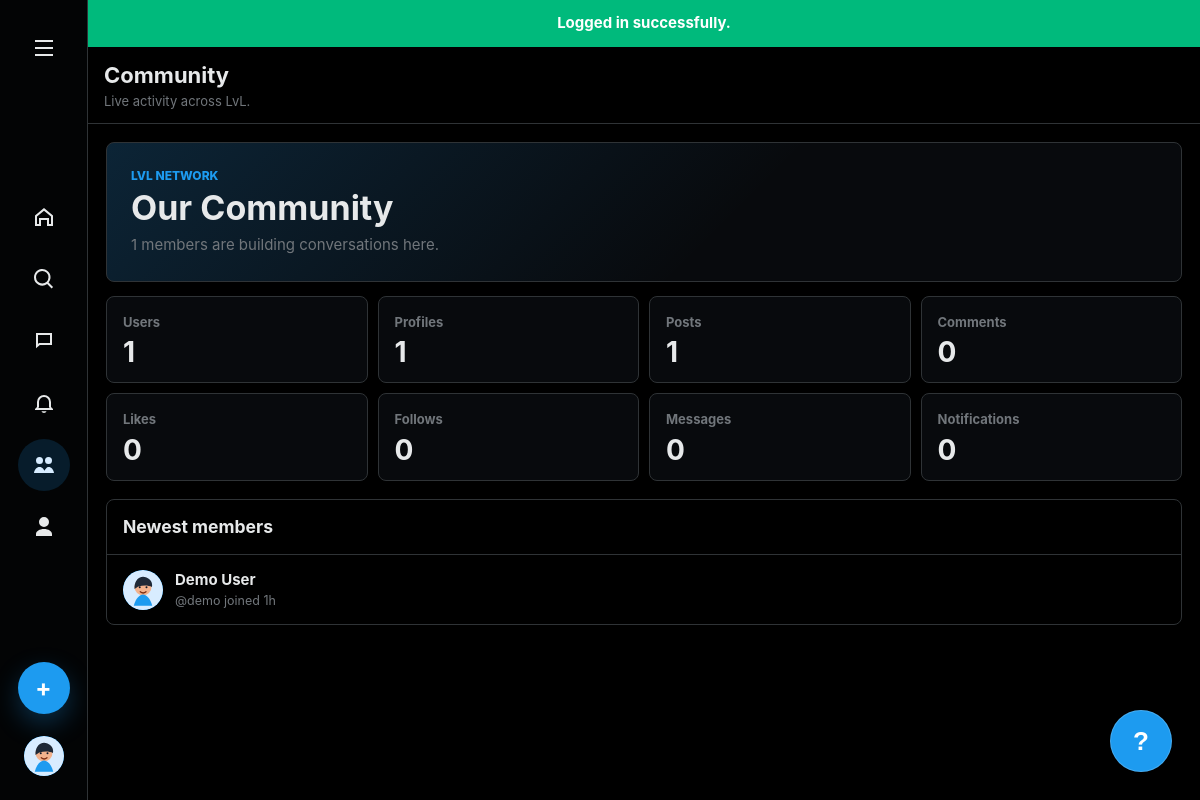
The app's page /social-media/community.php (signed in) with its own data.
### tables this page shows
CREATE TABLE IF NOT EXISTS users (
  id INT UNSIGNED AUTO_INCREMENT PRIMARY KEY,
  first_name VARCHAR(60) NOT NULL DEFAULT '',
  last_name VARCHAR(60) NOT NULL DEFAULT '',
  nickname VARCHAR(24) NOT NULL UNIQUE,
  username VARCHAR(24) NOT NULL UNIQUE,
  display_name VARCHAR(80) NOT NULL,
  email VARCHAR(160) NOT NULL UNIQUE,
  password_hash VARCHAR(255) NOT NULL,
  gender VARCHAR(40) NULL,
  profile_photo_url VARCHAR(600) NULL,
  theme_color CHAR(7) NOT NULL DEFAULT '#1D9BF0',
  age INT UNSIGNED NULL,
  birthday DATE NULL,
  bio VARCHAR(180) DEFAULT '',
  location VARCHAR(80) DEFAULT '',
  website VARCHAR(255) DEFAULT '',
  avatar_color CHAR(7) NOT NULL DEFAULT '#111111',
  total_xp INT UNSIGNED NOT NULL DEFAULT 0,
  level INT UNSIGNED NOT NULL DEFAULT 1,
  xp_today INT UNSIGNED NOT NULL DEFAULT 0,
  last_xp_reward_date DATE NULL,
  badge_color CHAR(7) NOT NULL DEFAULT '#71767B',
  activity_title VARCHAR(40) NOT NULL DEFAULT 'New User',
  profile_completed_at TIMESTAMP NULL,
  created_at TIMESTAMP NOT NULL DEFAULT CURRENT_TIMESTAMP,
  updated_at TIMESTAMP NOT NULL DEFAULT CURRENT_TIMESTAMP ON UPDATE CURRENT_TIMESTAMP
);

### social-media/db.php (called while the page is built, shortened)
<?php
function db(): PDO
{
    static $pdo = null;
    if ($pdo instanceof PDO) {
        return $pdo;
    }
    $dsn = 'mysql:host=' . DB_HOST . ';dbname=' . DB_NAME . ';charset=' . DB_CHARSET;
    $pdo = new PDO($dsn, DB_USER, DB_PASS, [
        PDO::ATTR_ERRMODE => PDO::ERRMODE_EXCEPTION,
        PDO::ATTR_DEFAULT_FETCH_MODE => PDO::FETCH_ASSOC,
        PDO::ATTR_EMULATE_PREPARES => false,
    ]);
    return $pdo;
}

### social-media/community.php (the view, shortened to what this page needs)
<?php
require_once __DIR__ . '/partials.php';
$viewer = require_auth();
$metrics = app_metrics();
$recentMembers = db()->query(
    'SELECT
        u.username,
        COALESCE(pr.display_name, u.display_name, u.username) AS display_name,
        COALESCE(pr.profile_pic, u.theme_color, u.avatar_color, "#111111") AS avatar_color,
        COALESCE(pr.profile_photo_url, u.profile_photo_url, "") AS profile_photo_url,
        u.gender,
        u.created_at
     FROM users u
     LEFT JOIN profiles pr ON pr.user_id = u.id
     ORDER BY u.created_at DESC
     LIMIT 5'
)->fetchAll();
render_shell_start($viewer, 'community');
?>
<header class="page-header community-header">
  <div>
    <h1>Community</h1>
    <p>Live activity across LvL.</p>
  </div>
</header>
<section class="community-page">
  <div class="community-hero">
    <span class="panel-kicker">LvL network</span>
    <h2>Our Community</h2>
    <p><?= (int) $metrics['users'] ?> members are building conversations here.</p>
  </div>
  <div class="community-metrics-grid">
    <article><span>Users</span><strong><?= (int) $metrics['users'] ?></strong></article>
    <article><span>Profiles</span><strong><?= (int) $metrics['profiles'] ?></strong></article>
    <article><span>Posts</span><strong><?= (int) $metrics['posts'] ?></strong></article>
    <article><span>Comments</span><strong><?= (int) $metrics['comments'] ?></strong></article>
    <article><span>Likes</span><strong><?= (int) $metrics['likes'] ?></strong></article>
    <article><span>Follows</span><strong><?= (int) $metrics['follows'] ?></strong></article>
    <article><span>Messages</span><strong><?= (int) $metrics['messages'] ?></strong></article>
    <article><span>Notifications</span><strong><?= (int) $metrics['notifications'] ?></strong></article>
  </div>
  <section class="recent-members">
    <h3>Newest members</h3>
    <?php foreach ($recentMembers as $member): ?>
      <a class="recent-member" href="profile.php?u=<?= h($member['username']) ?>">
        <span>
          <strong><?= h($member['display_name']) ?></strong>
          <small>@<?= h($member['username']) ?> joined <?= h(time_ago($member['created_at'])) ?></small>
        </span>
      </a>
    <?php endforeach; ?>
  </section>
</section>

### social-media/functions.php (shortened to what this page needs)
<?php
require_once __DIR__ . '/db.php';
function h(?string $value): string
{
    return htmlspecialchars((string) $value, ENT_QUOTES, 'UTF-8');
}
function current_user(): ?array
{
    $dailyReset = db()->prepare('UPDATE users SET xp_today = 0 WHERE id = ? AND (last_xp_reward_date IS NULL OR last_xp_reward_date <> CURDATE())');
    $dailyReset->execute([(int) $_SESSION['user_id']]);
    $stmt = db()->prepare(
        'SELECT
            u.*,
            COALESCE(pr.display_name, u.display_name, u.username) AS display_name,
            COALESCE(pr.bio, u.bio, "") AS bio,
            COALESCE(pr.profile_pic, u.theme_color, u.avatar_color, "#111111") AS avatar_color,
            COALESCE(pr.profile_photo_url, u.profile_photo_url, "") AS profile_photo_url,
            u.total_xp,
            u.level,
            u.xp_today,
            u.last_xp_reward_date,
            u.badge_color,
            u.activity_title,
            u.profile_completed_at,
            COALESCE(pr.updated_at, u.updated_at) AS profile_updated_at
         FROM users u
         LEFT JOIN profiles pr ON pr.user_id = u.id
         WHERE u.id = ?
         LIMIT 1'
    );
    $stmt->execute([$_SESSION['user_id']]);
    $user = $stmt->fetch() ?: null;
    return $user;
}
function require_auth(): array
{
    $user = current_user();
    return $user;
}
function time_ago(string $datetime): string
{
    $seconds = max(1, time() - strtotime($datetime));
    $units = [
        31536000 => 'y',
        2592000 => 'mo',
        604800 => 'w',
        86400 => 'd',
        3600 => 'h',
        60 => 'm',
    ];
    foreach ($units as $unitSeconds => $label) {
        if ($seconds >= $unitSeconds) {
            return (string) floor($seconds / $unitSeconds) . $label;
        }
    }
    return $seconds . 's';
}
function profile_theme_color(array $user): string
{
    $color = (string) ($user['avatar_color'] ?? $user['theme_color'] ?? '#111111');
    return $color;
}
function render_avatar(array $user, string $class = '', ?string $href = null): void
{
    $photoUrl = trim((string) ($user['profile_photo_url'] ?? ''));
    $classes = trim('avatar ' . $class . ($photoUrl !== '' ? ' avatar-image' : ''));
    $style = '--avatar: ' . profile_theme_color($user) . ';';
        ?>
    <span class="<?= h($classes) ?>" style="<?= h($style) ?>">
      <?php if ($photoUrl !== ''): ?><img src="<?= h($photoUrl) ?>" alt=""><?php endif; ?>
    </span>
    <?php
}
function app_metrics(): array
{
    $stmt = db()->query(
        'SELECT
            (SELECT COUNT(*) FROM users) AS users,
            (SELECT COUNT(*) FROM profiles) AS profiles,
            (SELECT COUNT(*) FROM posts WHERE deleted_at IS NULL) AS posts,
            (SELECT COUNT(*) FROM comments) AS comments,
            (SELECT COUNT(*) FROM likes) AS likes,
            (SELECT COUNT(*) FROM follows) AS follows,
            (SELECT COUNT(*) FROM messages) AS messages,
            (SELECT COUNT(*) FROM notifications) AS notifications'
    );
    return $stmt->fetch() ?: [];
}
    ?>

### social-media/styles.css (style rules this page uses)
:root { --bg-color: #000000; --text-primary: #E7E9EA; --text-secondary: #71767B; --border-color: #2F3336; --accent-color: #1D9BF0; --accent-hover: #1A8CD8; --hover-bg: rgba(231, 233, 234, 0.1); --error-color: #F4212E; --success-color: #00BA7C; }
* { box-sizing: border-box; margin: 0; padding: 0; }
body { background-color: var(--bg-color); color: var(--text-primary); font-family: -apple-system, BlinkMacSystemFont, "Segoe UI", Roboto, Helvetica, Arial, sans-serif; font-size: 15px; line-height: 1.5; -webkit-font-smoothing: antialiased; }
a { color: var(--accent-color); text-decoration: none; }
.page-header { position: sticky; top: 0; background-color: rgba(0, 0, 0, 0.65); backdrop-filter: blur(12px); border-bottom: 1px solid var(--border-color); z-index: 10; display: flex; flex-direction: column; }
.page-header > div:first-child { padding: 12px 16px; }
.page-header h1 { font-size: 20px; font-weight: 700; }
.page-header p { font-size: 13px; color: var(--text-secondary); }
.mini-profile span { font-size: 15px; color: var(--text-secondary); white-space: nowrap; overflow: hidden; text-overflow: ellipsis; }
.page-header { background: rgba(0, 0, 0, 0.78); }
.page-header h1 { font-size: 22px; letter-spacing: 0; }
.avatar { box-shadow: inset 0 0 0 1px rgba(255, 255, 255, 0.08); }
.panel-kicker { display: block; margin-bottom: 4px; color: var(--accent-color); font-size: 12px; font-weight: 800; text-transform: uppercase; }
.community-page { padding: 18px; }
.community-header p { color: var(--text-secondary); }
.community-hero { padding: 24px; border: 1px solid var(--border-color); border-radius: 8px; background: linear-gradient(135deg, rgba(29, 155, 240, 0.18), transparent 58%), #080a0d; }
.community-hero h2 { font-size: 34px; line-height: 1.1; }
.community-hero p { margin-top: 8px; color: var(--text-secondary); }
.community-metrics-grid { display: grid; grid-template-columns: repeat(4, minmax(0, 1fr)); gap: 10px; margin-top: 14px; }
.community-metrics-grid article { padding: 16px; border: 1px solid var(--border-color); border-radius: 8px; background: #080a0d; }
.community-metrics-grid span { display: block; color: var(--text-secondary); font-size: 13px; font-weight: 700; }
.community-metrics-grid strong { display: block; margin-top: 6px; font-size: 28px; line-height: 1; }
.recent-members { margin-top: 18px; border: 1px solid var(--border-color); border-radius: 8px; overflow: hidden; }
.recent-members h3 { padding: 14px 16px; border-bottom: 1px solid var(--border-color); }
.recent-member { display: flex; align-items: center; gap: 12px; padding: 14px 16px; color: var(--text-primary); text-decoration: none; }
.recent-member span { display: flex; flex-direction: column; }
.recent-member small { color: var(--text-secondary); }

### social-media/gender.css (style rules this page uses)
.avatar { width: 48px; height: 48px; display: inline-flex; align-items: center; justify-content: center; flex-shrink: 0; overflow: hidden; border-radius: 50%; background-color: var(--avatar, #333333); color: #ffffff; font-size: 18px; font-weight: 800; line-height: 1; text-decoration: none; }
.avatar.small { width: 40px; height: 40px; font-size: 15px; }
.avatar img { width: 100%; height: 100%; display: block; object-fit: cover; }

### records on screen
users: display_name "Demo User", username "demo", created_at "1h"

### other values on screen
$flash['message'] "Logged in successfully."
$metrics['users'] "1"
$metrics['profiles'] "1"
$metrics['posts'] "1"
$metrics['comments'] "0"
$metrics['likes'] "0"
$metrics['follows'] "0"
$metrics['messages'] "0"
$metrics['notifications'] "0"
